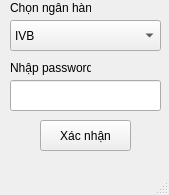
<?xml version="1.0" encoding="UTF-8"?>
<ui version="4.0">
 <class>MainWindow</class>
 <widget class="QMainWindow" name="MainWindow">
  <property name="geometry">
   <rect>
    <x>0</x>
    <y>0</y>
    <width>169</width>
    <height>195</height>
   </rect>
  </property>
  <property name="windowTitle">
   <string>MainWindow</string>
  </property>
  <widget class="QWidget" name="centralwidget">
   <widget class="QComboBox" name="comboBox">
    <property name="geometry">
     <rect>
      <x>10</x>
      <y>20</y>
      <width>151</width>
      <height>31</height>
     </rect>
    </property>
    <item>
     <property name="text">
      <string>IVB</string>
     </property>
    </item>
    <item>
     <property name="text">
      <string>FUBON</string>
     </property>
    </item>
    <item>
     <property name="text">
      <string>OCB</string>
     </property>
    </item>
    <item>
     <property name="text">
      <string>HUANAN</string>
     </property>
    </item>
    <item>
     <property name="text">
      <string>MEGA</string>
     </property>
    </item>
    <item>
     <property name="text">
      <string>FIRST</string>
     </property>
    </item>
    <item>
     <property name="text">
      <string>VCB</string>
     </property>
    </item>
    <item>
     <property name="text">
      <string>SINOPAC</string>
     </property>
    </item>
    <item>
     <property name="text">
      <string>BIDV</string>
     </property>
    </item>
    <item>
     <property name="text">
      <string>VTB</string>
     </property>
    </item>
    <item>
     <property name="text">
      <string>EIB</string>
     </property>
    </item>
    <item>
     <property name="text">
      <string>ESUN</string>
     </property>
    </item>
    <item>
     <property name="text">
      <string>TCB</string>
     </property>
    </item>
   </widget>
   <widget class="QPushButton" name="pushButton">
    <property name="geometry">
     <rect>
      <x>40</x>
      <y>120</y>
      <width>91</width>
      <height>31</height>
     </rect>
    </property>
    <property name="text">
     <string>Xác nhận</string>
    </property>
   </widget>
   <widget class="QLineEdit" name="lineEdit">
    <property name="geometry">
     <rect>
      <x>10</x>
      <y>80</y>
      <width>151</width>
      <height>31</height>
     </rect>
    </property>
   </widget>
   <widget class="QLabel" name="label">
    <property name="geometry">
     <rect>
      <x>10</x>
      <y>0</y>
      <width>81</width>
      <height>16</height>
     </rect>
    </property>
    <property name="text">
     <string>Chọn ngân hàng</string>
    </property>
   </widget>
   <widget class="QLabel" name="label_2">
    <property name="geometry">
     <rect>
      <x>10</x>
      <y>60</y>
      <width>81</width>
      <height>16</height>
     </rect>
    </property>
    <property name="text">
     <string>Nhập password</string>
    </property>
   </widget>
  </widget>
  <widget class="QMenuBar" name="menubar">
   <property name="geometry">
    <rect>
     <x>0</x>
     <y>0</y>
     <width>169</width>
     <height>21</height>
    </rect>
   </property>
  </widget>
  <widget class="QStatusBar" name="statusbar"/>
 </widget>
 <resources/>
 <connections/>
</ui>
